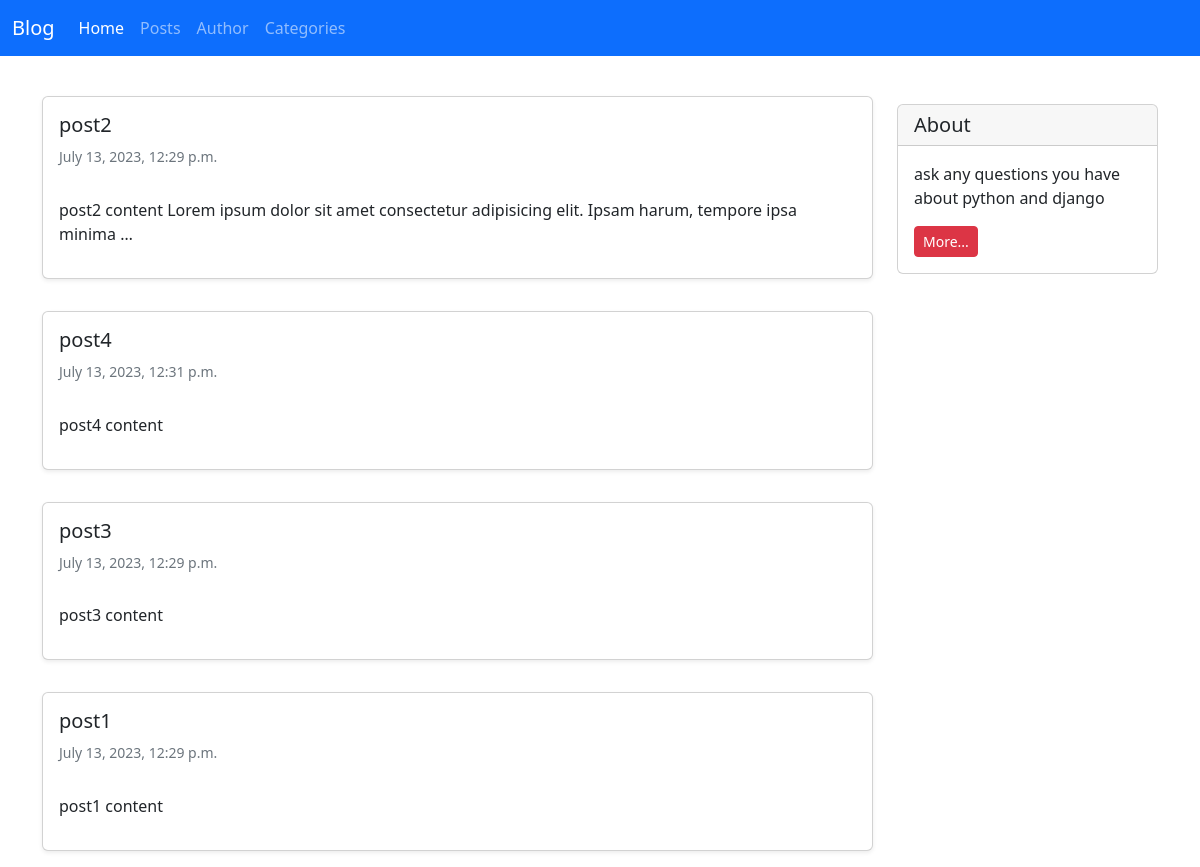
/posts/, run on an earlier commit of the app's database.
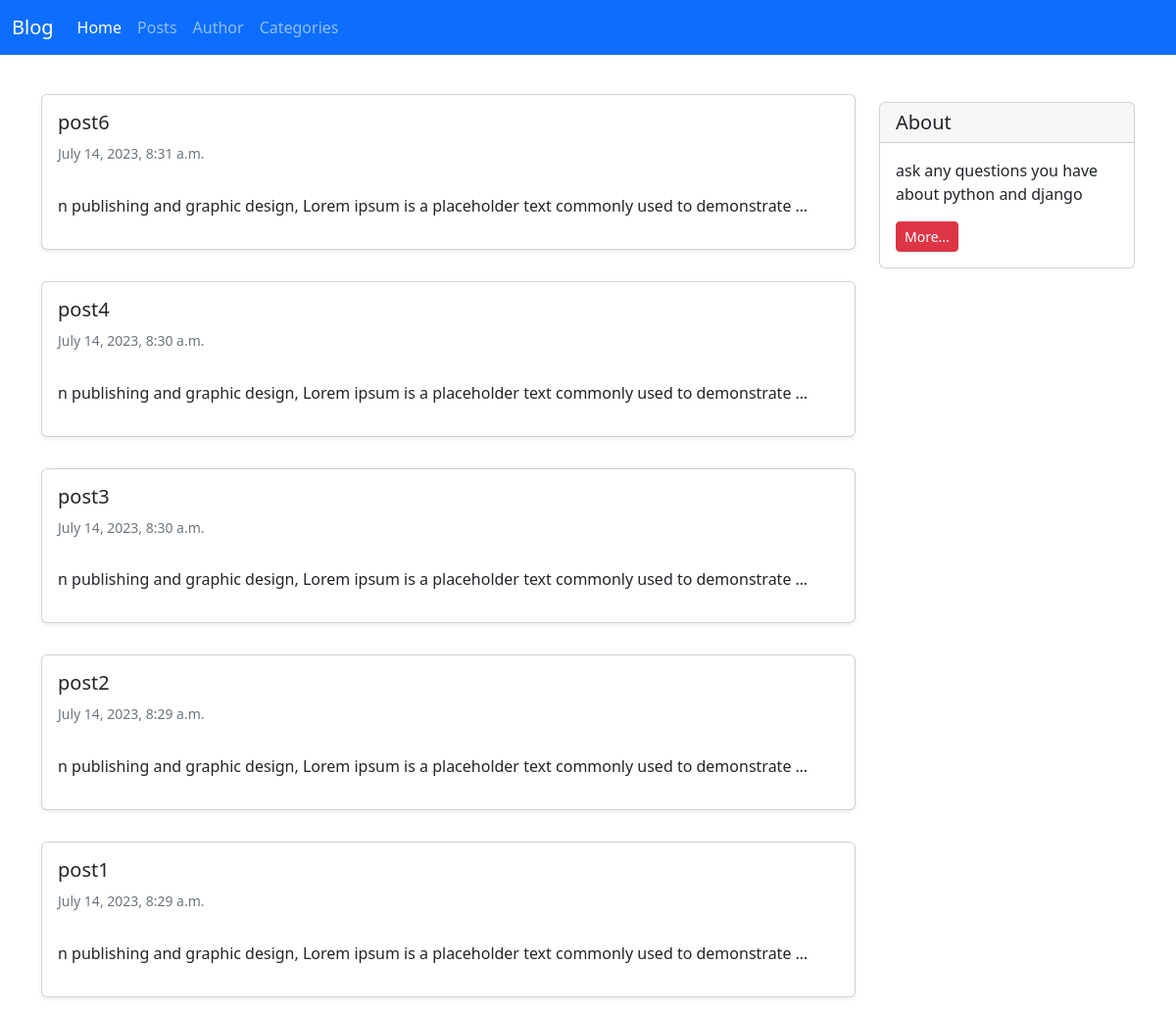
And on a later commit of the database.
### blog/models.py (models this page shows, shortened)
class Post(models.Model):
    STATUS_CHOISES = (
        ('pub', 'Published'),
        ('drf', 'Draft'),
    )
    title = models.CharField(max_length=100)
    text = models.TextField()
    author = models.ForeignKey(Author, on_delete=models.PROTECT)
    datetime_created = models.DateTimeField(auto_now_add=True)
    datetime_modified = models.DateTimeField(auto_now=True)
    status = models.CharField(choices=STATUS_CHOISES, max_length=3)
    category = models.ForeignKey("blog.Category", on_delete=models.PROTECT)

### blog/views.py (the view)
# urls.py: path('posts/', post_list_view, name='posts_list'),
def post_list_view(request, category=None):
    if category:
        posts_list = Post.objects.filter(status='pub', category__id=category).order_by('-datetime_modified')
    else:
        posts_list = Post.objects.filter(status='pub').order_by('-datetime_modified')
    return render(request, 'blog/posts_list.html', {'posts_list': posts_list})

### templates/blog/posts_list.html (shortened to what this page needs)
{% extends '_base.html' %}
{% block content %}
<div class="container mt-4">
    <div class="row">
        <div class="col-9">
            {% if posts_list %}
                {% for post in posts_list %}
                    <a href="{% url 'post_detail' post.id %}" class="card-link">
                        <div class="card shadow-sm my-3">
                            <div class="card-body">
                                <h5 class="card-title">{{ post.title }}</h5>
                                <h6 class="card-subtitle mb-2 text-muted small py-2">{{ post.datetime_created }}</h6>
                                <p class="card-text py-3">
                                    {{ post.text|truncatewords:15 }}
                                </p>
                            </div>
                        </div>
                    </a>
                {% endfor %}
            {% else %}
                <h1 class="text-bold shadow-sm">No Data Found 404!</h1>
            {% endif %}
        </div>
        <div class="col-3">
                <div class="card my-4">
                    <h5 class="card-header">About</h5>
                    <div class="card-body">
                        <p class="card-text">ask any questions you have about python and django</p>
                        <a href="#"
                           class="btn btn-sm btn-danger">
                            More...
                        </a>
                    </div>
                </div>
        </div>
    </div>
</div>
{% endblock %}

What changed in the data, as far as the page shows it:
added Post: title "post6", datetime_created "July 14, 2023, 8:31 a.m.", text "n publishing and graphic design, Lorem ipsum is a placeholder text commonly used to demonstrate …"
changed Post "post4": datetime_created "July 13, 2023, 12:31 p.m." → "July 14, 2023, 8:30 a.m."; text "post4 content" → "n publishing and graphic design, Lorem ipsum is a placeholder text commonly used to demonstrate …"
changed Post "post3": datetime_created "July 13, 2023, 12:29 p.m." → "July 14, 2023, 8:30 a.m."; text "post3 content" → "n publishing and graphic design, Lorem ipsum is a placeholder text commonly used to demonstrate …"
changed Post "post2": datetime_created "July 13, 2023, 12:29 p.m." → "July 14, 2023, 8:29 a.m."; text "post2 content Lorem ipsum dolor sit amet consectetur adipisicing elit. Ipsam harum, tempore ipsa minima …" → "n publishing and graphic design, Lorem ipsum is a placeholder text commonly used to demonstrate …"; moves down the list
changed Post "post1": datetime_created "July 13, 2023, 12:29 p.m." → "July 14, 2023, 8:29 a.m."; text "post1 content" → "n publishing and graphic design, Lorem ipsum is a placeholder text commonly used to demonstrate …"
